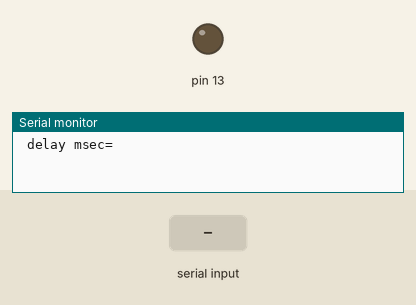
A sketch run on a simulated Arduino Uno, built with avr-gcc and run on an emulated ATmega328P. On the bench: output pins drawn as LEDs (lit = HIGH), the last lines printed to the serial monitor. Inputs (shaded band) come from the test bench.

Above: at 0.8 s.
0.9 s: "90,45\n" received over Serial
At 0.98 s:
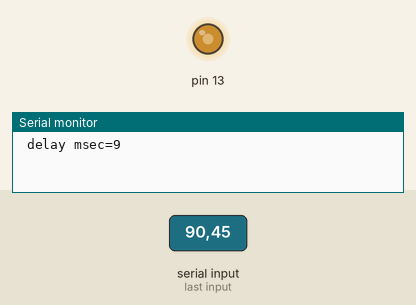
Timing chart, 0 to 9.9 s (numbered marks = the images above; inputs shaded):
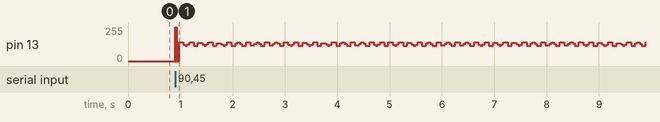

The sketch:

ReadKeyboard.ino
```cpp
int dn;   // LED 깜빡임 대기 시간

void setup() {
  // put your setup code here, to run once:
  Serial.begin(115200);
  Serial.print(" delay msec=");
  dn = readKeyboard().toInt();    // 키보드 입력 값
  Serial.println(dn);
  pinMode(13, OUTPUT);
}

void loop() {
  // put your main code here, to run repeatedly:
  digitalWrite(13, HIGH);
  delay(dn);
  digitalWrite(13, LOW);
  delay(dn);
}

// KeyboardInput Function
String readKeyboard() {
  char str[100];
  char ch;
  int i=0;
  boolean sw = true;
  unsigned long tms;
  while(sw) {
    ch = Serial.read();
    if (ch >= 0 && ch <= 127)
    {
      tms = millis();
      str[i] = ch;
      sw = false;
    }
    else if ((millis() - tms > 300) && (i > 0))
    {
      str[i] = 0;
      sw = false;
    }
  }

  return String(str);
}
```
